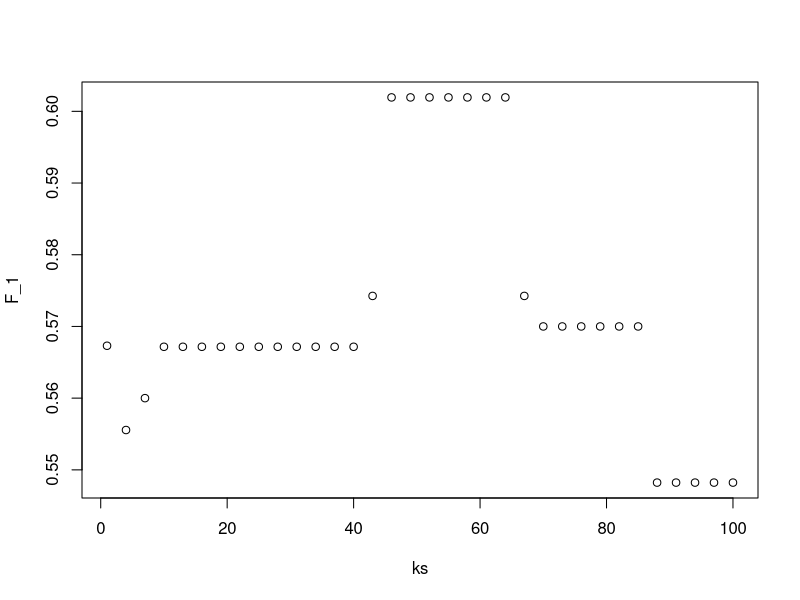

The R source for this figure:
#KNN comprehension check
library(dslabs)
library(tidyverse)
library(caret)
data("heights")

# set.seed(1) # if using R 3.5 or earlier
set.seed(1, sample.kind = "Rounding") # if using R 3.6 or later
test_index <- createDataPartition(heights$sex, times = 1, p = 0.5, list = FALSE)
test_set <- heights[test_index, ]
train_set <- heights[-test_index, ]     

ks <- seq(1, 101, 3)
F_1 <- sapply(ks, function(k){
  fit <- knn3(sex ~ height, data = train_set, k = k)
  y_hat <- predict(fit, test_set, type = "class") %>% 
    factor(levels = levels(train_set$sex))
  F_meas(data = y_hat, reference = test_set$sex)
})
plot(ks, F_1)
max(F_1)#Q1
ks[which.max(F_1)] #Q2

#2
library(dslabs)
library(caret)
data('tissue_gene_expression')

ks <- seq(1, 11, 2)

# set.seed(1) # if using R 3.5 or earlier
set.seed(1, sample.kind = "Rounding") # if using R 3.6 or later
y <- tissue_gene_expression$y
x <- tissue_gene_expression$x
test_index <- createDataPartition(y, list = FALSE)
sapply(seq(1, 11, 2), function(k){
  fit <- knn3(x[-test_index,], y[-test_index], k = k)
  y_hat <- predict(fit, newdata = data.frame(x=x[test_index,]),
                   type = "class")
  mean(y_hat == y[test_index])
})
